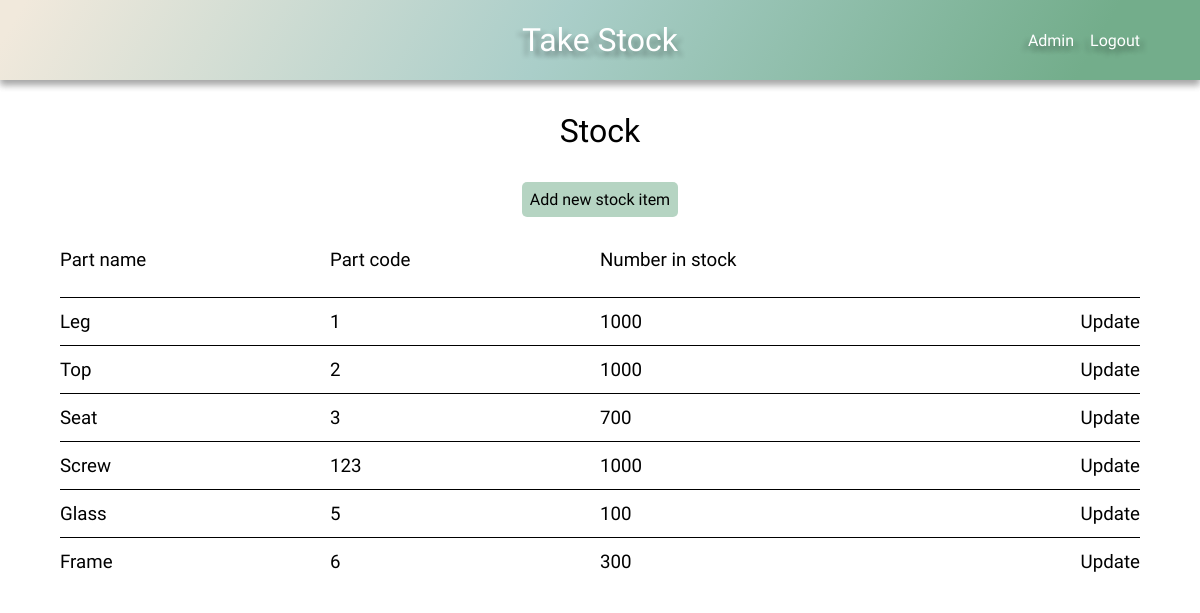
The page /stock/ (signed in) on the database its author committed.
### stock/models.py (models this page shows, shortened)
class Stock(models.Model):
    name = models.CharField(max_length=100)
    code = models.CharField(max_length=100)
    number_in_stock = models.IntegerField()
    company = models.ForeignKey(User, on_delete=models.CASCADE, default=1)

### stock/views.py (the view)
# urls.py: path('stock/', stock_page, name='stock'),
def stock_page(request):
    default_user = request.user
    stock = Stock.objects.filter(company=default_user)
    context = {
        'stock': stock,
    }
    return render(request, 'stock.html', context)

### stock/context_processors.py (called while the page is built)
def base(request):
    default_user = request.user
    return ({'default_user': default_user})

### stock/templates/stock.html
{% extends 'base.html' %}
{% load static %}
{% block head %}
    <link rel="stylesheet" href="{% static 'css/style.css' %}">
    <link rel="stylesheet" href="{% static 'css/grid.css' %}">
{% endblock %}
{% block content %}
    <h1>Stock</h1>
    <div class="add-new btn btn-submit btn-hover">
        <a href="{% url 'add_new_stock_part' %}">Add new stock item</a>
    </div>
    <div class="grid">
        <div class="grid-headings grid-4">
            <h3>Part name</h3>
            <h3>Part code</h3>
            <h3>Number in stock</h3>
        </div>
        {% for item in stock %}
        <div class="grid-row grid-4">
            <div class="item-name-content">
                <h3>{{ item.name }}</h3>
            </div>
            <div class="item-code-content">
                <h3>{{ item.code }}</h3>
            </div>
            <div class="item-number-content">
                <h3>{{ item.number_in_stock }}</h3>
            </div>
            <div class="update">
                <h3><a href="{% url 'update-stock' item.pk %}">Update</a></h3>
            </div>
        </div>
        {% endfor %}
    </div>
{% endblock %}

### stock/templates/base.html (shortened to what this page needs)
{% load static %}
<!DOCTYPE html>
<html lang="en">
<head>
    <link rel="stylesheet" href="{% static 'css/style.css' %}">
    {% block head %}
    {% endblock %}
</head>
<body>
    <header class="main-header">
        <h1><a href="{% url 'home' %}">Take Stock</a></h1>
        <div class="user-nav">
            {% if user.is_authenticated %}
                <div id="dropdown">{{ default_user }}
                </div>
                <a href="{% url 'logout' %}">Logout</a>
            {% else %}
                <a href="{% url 'login' %}">Login</a>
                <a href="{% url 'register' %}">Register</a>
            {% endif %}
        </div>
    </header>
    {% block content %}
    {% endblock %}
</body>
</html>

### stock/static/css/style.css (style rules this page uses)
:root { --clr-mix-calm: 120deg, #f1e9dc 2%, #aacec9, #73ad8b 90%; --shadow: 0 10px 20px 0 rgba(0, 0, 0, .2), 0 10px 20px 0 rgba(0, 0, 0, .2); --shadow-s: 0 5px 7px 0 rgba(0, 0, 0, .2), 0 5px 7px 0 rgba(0, 0, 0, .2); --shadow-l: 0 20px 30px 0 rgba(0, 0, 0, .2), 0 20px 30px 0 rgba(0, 0, 0, .2); --shadow-tl: 5px 5px 5px rgba(0, 0, 0, .2), -5px 5px 5px rgba(0, 0, 0, .2); --header-height: 5em; --hover: .522; --btn-submit: hsla(145, 26%, 56%, var(--hover)); --btn-delete: hsla(0, 58%, 86%, var(--hover)); }
*, *::before, *::after { margin: 0; padding: 0; box-sizing: border-box; text-decoration: none; list-style-type: none; color: #000000; font-family: 'Nanum Gothic', 'Gill Sans', 'Gill Sans MT', Calibri, 'Trebuchet MS', sans-serif; font-weight: 300; }
body { overflow-x: hidden; }
h1, .center, .add-new { width: max-content; margin: 1em auto; }
.add-new { padding: .5em; border-radius: 5px; }
.main-header { display: flex; justify-content: center; align-items: center; height: var(--header-height); background: linear-gradient(var(--clr-mix-calm)); box-shadow: var(--shadow-s); position: relative; }
.main-header h1 a { color: #FFFFFF; text-shadow: var(--shadow-tl); }
.btn { border: none; }
.btn-submit { background-color: var(--btn-submit); }
.user-nav { max-width: 20%; display: flex; justify-content: space-between; gap: 1em; position: absolute; right: 5%; }
.user-nav div, .user-nav a { color: #FFFFFF; text-shadow: var(--shadow-tl); }
#dropdown { position: relative; cursor: pointer; }

### stock/static/css/grid.css (style rules this page uses)
.grid { display: grid; min-width: 80%; max-width: 90%; margin: 2em auto; grid-auto-flow: row; grid-column: repeat(12, 1fr); }
.grid-headings { display: grid; height: 3em; }
.grid-row { display: grid; align-items: center; grid-auto-flow: column; height: 3em; border-top: 1px solid #000000; }
.grid-4 { grid-template-columns: repeat(4, 1fr); }
.update { text-align: end; }

### rows shown on the page
Stock: name "Leg", code "1", number_in_stock "1000"
Stock: name "Top", code "2", number_in_stock "1000"
Stock: name "Seat", code "3", number_in_stock "700"
Stock: name "Screw", code "123", number_in_stock "1000"
Stock: name "Glass", code "5", number_in_stock "100"
Stock: name "Frame", code "6", number_in_stock "300"

### other values the page prints
{{ default_user }} "Admin"
